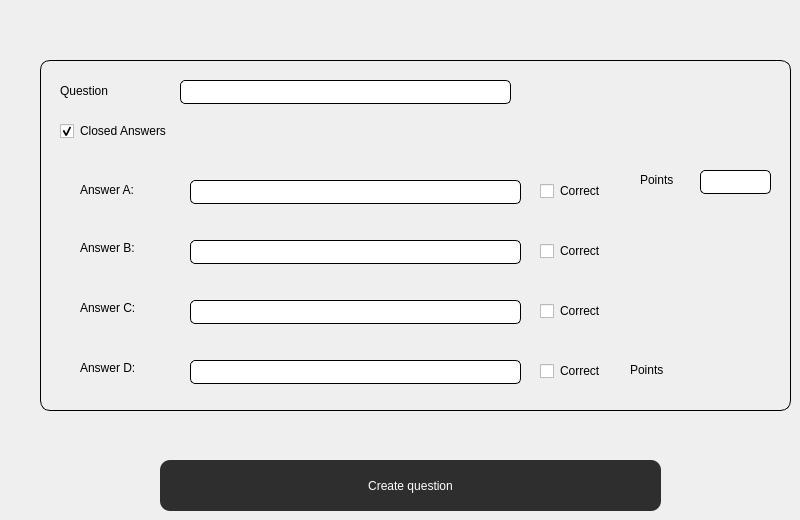
      <widget class="QWidget" name="CreateQuestion">
       <widget class="QWidget" name="widget_37" native="true">
        <property name="geometry">
         <rect>
          <x>40</x>
          <y>60</y>
          <width>751</width>
          <height>351</height>
         </rect>
        </property>
        <property name="styleSheet">
         <string notr="true">border:1px solid black;
border-radius:10px;</string>
        </property>
        <widget class="QLabel" name="question_LA">
         <property name="geometry">
          <rect>
           <x>20</x>
           <y>23</y>
           <width>111</width>
           <height>16</height>
          </rect>
         </property>
         <property name="styleSheet">
          <string notr="true">color:black;
font: 14pt &quot;Segoe UI&quot;;
background-color:transparent;
border:none;</string>
         </property>
         <property name="text">
          <string>Question</string>
         </property>
        </widget>
        <widget class="QLineEdit" name="question_LE">
         <property name="geometry">
          <rect>
           <x>140</x>
           <y>20</y>
           <width>331</width>
           <height>24</height>
          </rect>
         </property>
         <property name="styleSheet">
          <string notr="true">color:black;
border:1px solid black;
border-radius:5px;</string>
         </property>
        </widget>
        <widget class="QLabel" name="label_63">
         <property name="geometry">
          <rect>
           <x>590</x>
           <y>300</y>
           <width>49</width>
           <height>20</height>
          </rect>
         </property>
         <property name="styleSheet">
          <string notr="true">color:black;
font: 12pt &quot;Segoe UI&quot;;
background-color:transparent;
border:none;</string>
         </property>
         <property name="text">
          <string>Points</string>
         </property>
        </widget>
        <widget class="QCheckBox" name="closedAnswers_CB">
         <property name="geometry">
          <rect>
           <x>20</x>
           <y>60</y>
           <width>151</width>
           <height>22</height>
          </rect>
         </property>
         <property name="styleSheet">
          <string notr="true">border:none;
color:black;
font: 13pt &quot;Segoe UI&quot;;</string>
         </property>
         <property name="text">
          <string>Closed Answers</string>
         </property>
         <property name="checked">
          <bool>true</bool>
         </property>
        </widget>
        <widget class="QStackedWidget" name="questionType_SW">
         <property name="geometry">
          <rect>
           <x>20</x>
           <y>100</y>
           <width>711</width>
           <height>231</height>
          </rect>
         </property>
         <property name="styleSheet">
          <string notr="true">border:none;</string>
         </property>
         <property name="currentIndex">
          <number>0</number>
         </property>
         <widget class="QWidget" name="page">
          <widget class="QLineEdit" name="answerB_LE">
           <property name="geometry">
            <rect>
             <x>130</x>
             <y>80</y>
             <width>331</width>
             <height>24</height>
            </rect>
           </property>
           <property name="styleSheet">
            <string notr="true">color:black;
border:1px solid black;
border-radius:5px;</string>
           </property>
          </widget>
          <widget class="QCheckBox" name="correctB_CB">
           <property name="geometry">
            <rect>
             <x>480</x>
             <y>80</y>
             <width>81</width>
             <height>22</height>
            </rect>
           </property>
           <property name="styleSheet">
            <string notr="true">border:none;
color:black;
font: 13pt &quot;Segoe UI&quot;;</string>
           </property>
           <property name="text">
            <string>Correct</string>
           </property>
          </widget>
          <widget class="QCheckBox" name="correctA_CB">
           <property name="geometry">
            <rect>
             <x>480</x>
             <y>20</y>
             <width>81</width>
             <height>22</height>
            </rect>
           </property>
           <property name="styleSheet">
            <string notr="true">border:none;
color:black;
font: 13pt &quot;Segoe UI&quot;;</string>
           </property>
           <property name="text">
            <string>Correct</string>
           </property>
          </widget>
          <widget class="QCheckBox" name="answerD_CB">
           <property name="geometry">
            <rect>
             <x>480</x>
             <y>200</y>
             <width>81</width>
             <height>22</height>
            </rect>
           </property>
           <property name="styleSheet">
            <string notr="true">border:none;
color:black;
font: 13pt &quot;Segoe UI&quot;;</string>
           </property>
           <property name="text">
            <string>Correct</string>
           </property>
          </widget>
          <widget class="QCheckBox" name="correctC_CB">
           <property name="geometry">
            <rect>
             <x>480</x>
             <y>140</y>
             <width>81</width>
             <height>22</height>
            </rect>
           </property>
           <property name="styleSheet">
            <string notr="true">border:none;
color:black;
font: 13pt &quot;Segoe UI&quot;;</string>
           </property>
           <property name="text">
            <string>Correct</string>
           </property>
          </widget>
          <widget class="QLineEdit" name="answerC_LE">
           <property name="geometry">
            <rect>
             <x>130</x>
             <y>140</y>
             <width>331</width>
             <height>24</height>
            </rect>
           </property>
           <property name="styleSheet">
            <string notr="true">color:black;
border:1px solid black;
border-radius:5px;</string>
           </property>
          </widget>
          <widget class="QLineEdit" name="answerD_LE">
           <property name="geometry">
            <rect>
             <x>130</x>
             <y>200</y>
             <width>331</width>
             <height>24</height>
            </rect>
           </property>
           <property name="styleSheet">
            <string notr="true">color:black;
border:1px solid black;
border-radius:5px;</string>
           </property>
          </widget>
          <widget class="QLineEdit" name="answerA_LE">
           <property name="geometry">
            <rect>
             <x>130</x>
             <y>20</y>
             <width>331</width>
             <height>24</height>
            </rect>
           </property>
           <property name="styleSheet">
            <string notr="true">color:black;
border:1px solid black;
border-radius:5px;</string>
           </property>
          </widget>
          <widget class="QLineEdit" name="points_LE">
           <property name="geometry">
            <rect>
             <x>640</x>
             <y>10</y>
             <width>71</width>
             <height>24</height>
            </rect>
           </property>
           <property name="styleSheet">
            <string notr="true">border:1px solid black;
border-radius:5px;
color:black;</string>
           </property>
          </widget>
          <widget class="QLabel" name="label_64">
           <property name="geometry">
            <rect>
             <x>580</x>
             <y>10</y>
             <width>49</width>
             <height>20</height>
            </rect>
           </property>
           <property name="styleSheet">
            <string notr="true">color:black;
font: 12pt &quot;Segoe UI&quot;;
background-color:transparent;
border:none;</string>
           </property>
           <property name="text">
            <string>Points</string>
           </property>
          </widget>
          <widget class="QLabel" name="answerA_LA">
           <property name="geometry">
            <rect>
             <x>20</x>
             <y>22</y>
             <width>91</width>
             <height>16</height>
            </rect>
           </property>
           <property name="styleSheet">
            <string notr="true">color:black;
font: 14pt &quot;Segoe UI&quot;;
background-color:transparent;
border:none;</string>
           </property>
           <property name="text">
            <string>Answer A:</string>
           </property>
          </widget>
          <widget class="QLabel" name="answerB_LA">
           <property name="geometry">
            <rect>
             <x>20</x>
             <y>80</y>
             <width>91</width>
             <height>16</height>
            </rect>
           </property>
           <property name="styleSheet">
            <string notr="true">color:black;
font: 14pt &quot;Segoe UI&quot;;
background-color:transparent;
border:none;</string>
           </property>
           <property name="text">
            <string>Answer B:</string>
           </property>
          </widget>
          <widget class="QLabel" name="answerC_LA">
           <property name="geometry">
            <rect>
             <x>20</x>
             <y>140</y>
             <width>111</width>
             <height>16</height>
            </rect>
           </property>
           <property name="styleSheet">
            <string notr="true">color:black;
font: 14pt &quot;Segoe UI&quot;;
background-color:transparent;
border:none;</string>
           </property>
           <property name="text">
            <string>Answer C:</string>
           </property>
          </widget>
          <widget class="QLabel" name="answerD_LA">
           <property name="geometry">
            <rect>
             <x>20</x>
             <y>200</y>
             <width>91</width>
             <height>16</height>
            </rect>
           </property>
           <property name="styleSheet">
            <string notr="true">color:black;
font: 14pt &quot;Segoe UI&quot;;
background-color:transparent;
border:none;</string>
           </property>
           <property name="text">
            <string>Answer D:</string>
           </property>
          </widget>
         </widget>
         <widget class="QWidget" name="page_2">
          <widget class="QPlainTextEdit" name="openAnswer_TE">
           <property name="geometry">
            <rect>
             <x>10</x>
             <y>30</y>
             <width>691</width>
             <height>191</height>
            </rect>
           </property>
           <property name="styleSheet">
            <string notr="true">border:1px solid black;
border-radius:5px;</string>
           </property>
          </widget>
          <widget class="QLabel" name="label_65">
           <property name="geometry">
            <rect>
             <x>0</x>
             <y>0</y>
             <width>711</width>
             <height>20</height>
            </rect>
           </property>
           <property name="styleSheet">
            <string notr="true">color:black;
font: 14pt &quot;Segoe UI&quot;;
background-color:transparent;
border:none;
    qproperty-alignment: AlignCenter;
</string>
           </property>
           <property name="text">
            <string>Example answer</string>
           </property>
          </widget>
         </widget>
        </widget>
       </widget>
       <widget class="QPushButton" name="createQuestion_PB">
        <property name="geometry">
         <rect>
          <x>160</x>
          <y>460</y>
          <width>501</width>
          <height>51</height>
         </rect>
        </property>
        <property name="styleSheet">
         <string notr="true">background-color:#2E2E2E;
color:white;
border-radius:10px;</string>
        </property>
        <property name="text">
         <string>Create question</string>
        </property>
       </widget>
      </widget>
